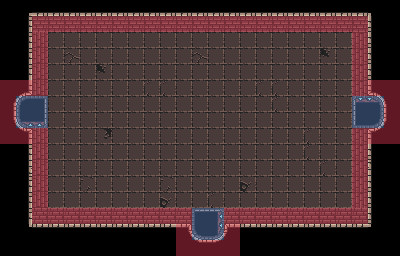

A level layout from a 2D game, rendered from its tile map. Below: a short description, then the map file with tile-grid data replaced by summaries:
An orthogonal 25x16 tile map with 16x16 px tiles, 3 tile layers (Tile Layer 1, wall meta, door meta), 2 tilesets.

<map version="1.8" tiledversion="1.8.4" orientation="orthogonal" renderorder="right-down" width="25" height="16" tilewidth="16" tileheight="16" infinite="0" nextlayerid="5" nextobjectid="1">
 <tileset firstgid="1" source="0x72_DungeonTilesetII_v1.4.tsx" />
 <tileset firstgid="1025" source="MetaSet.tsx" />
 <layer id="1" name="Tile Layer 1" width="25" height="16">
  <data>[400 cells, 357 non-empty, 21 distinct tile ids]</data>
 </layer>
 <layer id="3" name="wall meta" width="25" height="16" opacity="0.4">
  <data>[400 cells, 76 non-empty, 1 distinct tile ids]</data>
 </layer>
 <layer id="4" name="door meta" width="25" height="16" opacity="0.4">
  <data>[400 cells, 12 non-empty, 1 distinct tile ids]</data>
 </layer>
</map>
